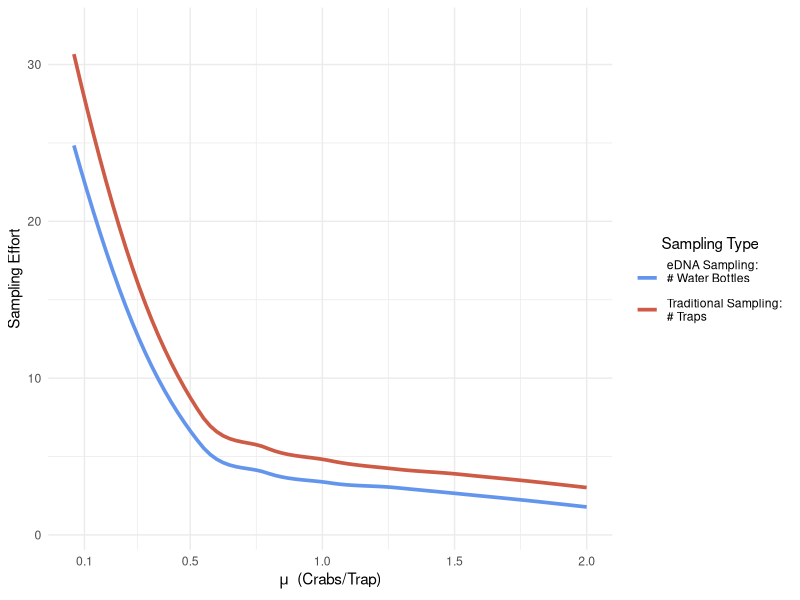

This figure's R source:
library(tidyverse)
library(scales)

#load csv
joint_posterior <- read.csv('Joint_posterior.csv')

#calculate trap-only and joint median
joint_median <- joint_posterior %>% 
  summarize_all(median) #joint model medians

#extract estimates
est_phi <- joint_median$phi
est_beta <- joint_median$beta
est_p10 <- joint_median$p10


#number of traps to get at least one crab
mu <- seq(from = 0.06, to = 2,
          by = 0.01)
pr <- vector(length = length(mu))
ntrap <- vector(length = length(mu))
for(i in 1:length(mu)){
  pr[i] <- 1 - pnbinom(q = 0, mu = mu[i], size = est_phi)  #prob of getting at least 1 crab in a trap
  ntrap[i] <- which(qbinom(0.05, size = 1:1000, prob = pr[i]) == 1) %>% min
}

#number of qPCR reactions to get at least one true detection (among 3 replicates)
p11 <- vector(length = length(mu))
p_3 <- vector(length = length(mu))
nqpcr_3 <- vector(length = length(mu))

for(i in 1:length(mu)){
  p11[i] <- mu[i]/(mu[i]+est_beta)
  p_3[i] <- 1 - pbinom(0, size = 3, prob = p11[i])
  nqpcr_3[i] <- which(qbinom(0.05, size = 1:1000, prob = p_3[i]) == 1) %>%  min
}

#create one dataframe
trap <- as.data.frame(cbind(mu,ntrap))
colnames(trap) <- c('mu', 'effort')
trap <- trap %>% 
  mutate(type = 'trap')
pcr3 <- as.data.frame(cbind(mu,nqpcr_3))
colnames(pcr3) <- c('mu', 'effort')
pcr3 <- pcr3 %>% 
  mutate(type = 'pcr3')
all_type <- rbind(trap, pcr3)

#plot
effort <- ggplot() +
  geom_smooth(data = all_type,
            aes(x = mu,
                y = effort, 
                color = type),
              size = 1.25,
            fill = NA) +
  labs(x = expression(mu ~ ' (Crabs/Trap)'),
       y = 'Sampling Effort',
       color = "Sampling Type")  +
  scale_color_manual(labels = c('eDNA Sampling: \n# Water Bottles \n',
                                'Traditional Sampling: \n# Traps'),
                     values = c('cornflowerblue', 
                                'coral3')) + 
  scale_x_continuous(breaks = c(0.1, 0.5, 1.0,
                                1.5, 2.0)) +
  theme_minimal() +
  theme(legend.title.align=0.5)

ggsave(effort, 'Figure5.tiff', dpi = 700,
       compression = 'lzw')


